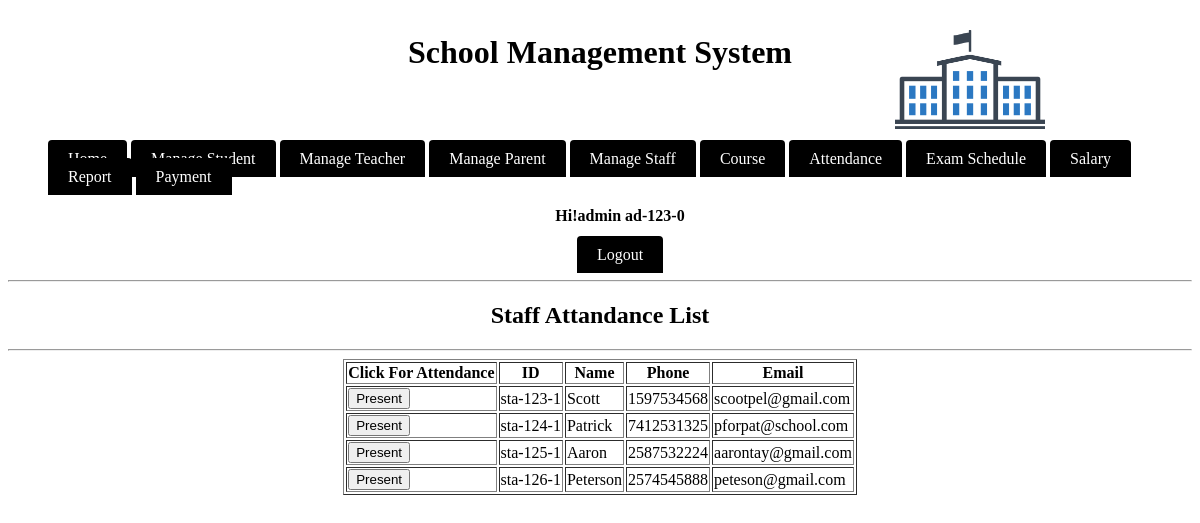
/module/admin/staffAttendance.php (signed in), run on the app's committed database.
### tables this page shows
CREATE TABLE `staff` (
  `id` varchar(20) NOT NULL,
  `name` varchar(20) NOT NULL,
  `password` varchar(20) NOT NULL,
  `phone` varchar(20) NOT NULL,
  `email` varchar(20) NOT NULL,
  `sex` varchar(7) NOT NULL,
  `dob` date NOT NULL,
  `hiredate` date NOT NULL,
  `address` varchar(30) NOT NULL,
  `salary` double NOT NULL
);

### module/admin/main.php (called while the page is built, shortened)
<?php
include_once('../../service/mysqlcon.php');
$check=$_SESSION['login_id'];
$conn = new mysqli($host, $username, $password, $db_name);
$stmt = $conn->prepare("SELECT name FROM admin WHERE id=?");
$stmt->bind_param("s", $check);
$stmt->execute();
$stmt->bind_result($loged_user_name);
?>

### module/admin/staffAttendance.php (the view, shortened to what this page needs)
<?php
include_once('main.php');
$sql = "SELECT * FROM staff where id not in (select attendedid from attendance where date=CURDATE())";
$res= mysql_query($sql);
$string = "";
while($row = mysql_fetch_array($res)){
    $string .= "<form action='attendStaff.php' method='post'>".
    "<tr><td><input type='submit' name='submit' value='Present'></td>".
    '<input type="hidden" value="'.$row['id'].'" name="id" />'.
    '<td>'.$row['id'].'</td><td>'.$row['name'].
    '</td><td>'.$row['phone'].'</td><td>'.$row['email'].'</td></tr></form>';
}
?>
<html>
    <head>
		    <link rel="stylesheet" type="text/css" href="../../source/CSS/style.css">
		</head>
    <body>
			  <div class="header"><h1>School Management System</h1></div>
			  <div class="divtopcorner">
				    <img src="../../source/logo.jpg" height="150" width="150" alt="School Management System"/>
				</div>
			<br/><br/>
				<ul>
				    <li class="manulist">
						    <a class ="menulista" href="index.php">Home</a>
								<a class ="menulista" href="manageStudent.php">Manage Student</a>
								<a class ="menulista" href="manageTeacher.php">Manage Teacher</a>
								<a class ="menulista" href="manageParent.php">Manage Parent</a>
								<a class ="menulista" href="manageStaff.php">Manage Staff</a>
								<a class ="menulista" href="course.php">Course</a>
								<a class ="menulista" href="index.php">Attendance</a>
								<a class ="menulista" href="index.php">Exam Schedule</a>
								<a class ="menulista" href="index.php">Salary</a>
								<a class ="menulista" href="index.php">Report</a>
								<a class ="menulista" href="index.php">Payment</a>
							<div align="center">
								<h4>Hi!admin <?php echo $check." ";?></h4>
								<a class ="menulista" href="logout.php" onmouseover="changemouseover(this);" onmouseout="changemouseout(this,'<?php echo ucfirst($loged_user_name);?>');"><?php echo "Logout";?></a>
						</div>
						</li>
				</ul>
			  <hr/>
        <center>
            <h2>Staff Attandance List</h2><hr/>
              <table border="1">
                <tr>
                    <th>Click For Attendance</th>
                    <th>ID</th>
                    <th>Name</th>
                    <th>Phone</th>
                    <th>Email</th>
                </tr>
                <?php echo $string;?>
              </table>
        </center>
		</body>
</html>

### source/CSS/style.css (style rules this page uses)
.divtopcorner { position:absolute; top:0px; right: 150px; color:black; text-align:center; padding:5px; }
.header { color:black; text-align:center; padding:5px; }
.manulist { display:inline; left:100px; }
.menulista { background-color: black; color: white; padding: 10px 20px; text-decoration: none; border-radius: 4px 4px 0 0; }

### data on the page
staff: id "sta-123-1", name "Scott", phone "1597534568", email "scootpel@gmail.com"
staff: id "sta-124-1", name "Patrick", phone "7412531325", email "pforpat@school.com"
staff: id "sta-125-1", name "Aaron", phone "2587532224", email "aarontay@gmail.com"
staff: id "sta-126-1", name "Peterson", phone "2574545888", email "peteson@gmail.com"

### other printed values
$check "ad-123-0"
